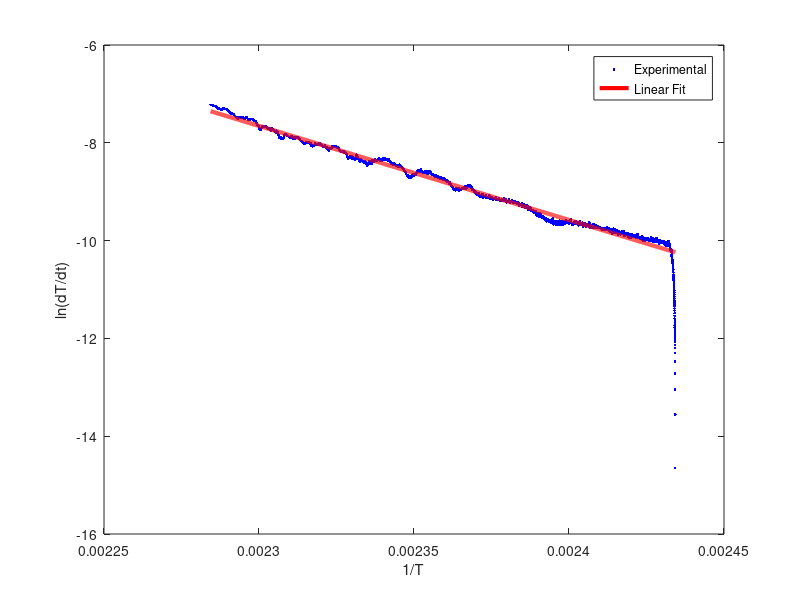
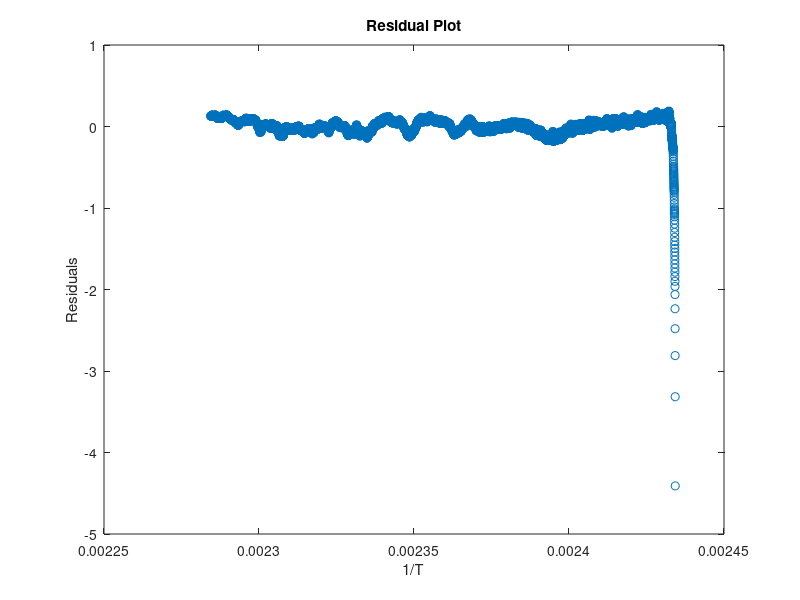

The MATLAB source for these figures, in order:
clc
clear
load HP_lfp_newdata.mat
Temp=new_data(:,1);
dTemp_dt=new_data(:,2);
numtimesteps=size(new_data);


Temp=double(Temp(9985:18441));
dTemp_dt=double(dTemp_dt(9985:18441));

% 设计巴特沃斯低通滤波器
Fs = 50000; % 采样频率，示例中为1000 Hz
Wn = 2*100/Fs; % 截止频率为50 Hz，根据信号特性确定
[b,a] = butter(1, Wn); % 计算滤波器系数，滤波器的阶数为4

% 对信号进行滤波
dTemp_dt_filtered = filter(b, a, dTemp_dt);

% 假设 Te_2, T0, Temp, dTemp_dt 是已知的实验数据
Te_2 = 448; % 假设的 Te_2 值
Te_2=double(Te_2);
% 定义目标函数，用于最小二乘法
% ... [其他代码不变] ...

% 对数变换
ln_dTemp_dt = log(dTemp_dt_filtered./(Te_2-Temp));

% 使用线性回归拟合 1/T 和 ln(dT/dt)
p_linear = polyfit(1./Temp, ln_dTemp_dt, 1);

% 从线性回归中获取参数...
slope = p_linear(1); % 对应于 Ea_2 / (-8.314)
intercept = p_linear(2); % 对应于 log(A_2)

% 显示结果
fprintf('Slope (Ea_2 / (-8.314)) = %f\n', slope);
fprintf('Intercept (log(A_2)) = %f\n', intercept);

Ea_2=slope*(-8.314);
A_2=exp(intercept);

% 显示结果
fprintf('Ea_2 = %f\n', Ea_2);
fprintf('A_2 = %f\n', A_2);


% 绘制原始数据和线性拟合结果
x = 1./Temp;
R_SIM=intercept + slope*x;
figure
plot(x, ln_dTemp_dt, 'b.', x, R_SIM, 'r-', 'LineWidth', 3);
xlabel('1/T');
ylabel('ln(dT/dt)');
legend('Experimental', 'Linear Fit');

% 计算R-squared
SSres = sum((ln_dTemp_dt - R_SIM).^2);  % 残差平方和
SStot = sum((ln_dTemp_dt - mean(ln_dTemp_dt)).^2);  % 总平方和
R2 = 1 - SSres/SStot;

% 计算MSE和RMSE
MSE = mean((ln_dTemp_dt - R_SIM).^2);
RMSE = sqrt(MSE);

% 计算MAE
MAE = mean(abs(ln_dTemp_dt - R_SIM));

% 计算MAPE
n = length(ln_dTemp_dt); % 获取数据点的数量
mape = (100 / n) * sum(abs((ln_dTemp_dt - R_SIM) ./ ln_dTemp_dt));



% 显示精度指标
fprintf('R-squared: %f\n', R2);
fprintf('MSE: %f\n', MSE);
fprintf('RMSE: %f\n', RMSE);
fprintf('MAE: %f\n', MAE);
fprintf('MAPE: %f%%\n', mape);
% 绘制残差图
figure
residuals = ln_dTemp_dt - R_SIM;
plot(1./Temp, residuals, 'o');
xlabel('1/T');
ylabel('Residuals');
title('Residual Plot');